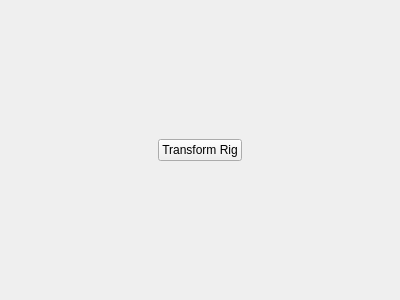
<?xml version="1.0" encoding="UTF-8"?>
<ui version="4.0">
 <class>Form</class>
 <widget class="QWidget" name="Form">
  <property name="geometry">
   <rect>
    <x>0</x>
    <y>0</y>
    <width>400</width>
    <height>300</height>
   </rect>
  </property>
  <property name="windowTitle">
   <string>Form</string>
  </property>
  <layout class="QHBoxLayout" name="horizontalLayout">
   <item>
    <spacer name="horizontalSpacer">
     <property name="orientation">
      <enum>Qt::Horizontal</enum>
     </property>
     <property name="sizeHint" stdset="0">
      <size>
       <width>40</width>
       <height>20</height>
      </size>
     </property>
    </spacer>
   </item>
   <item>
    <widget class="QPushButton" name="TransformRig_btn">
     <property name="text">
      <string>Transform Rig</string>
     </property>
    </widget>
   </item>
   <item>
    <spacer name="horizontalSpacer_2">
     <property name="orientation">
      <enum>Qt::Horizontal</enum>
     </property>
     <property name="sizeHint" stdset="0">
      <size>
       <width>40</width>
       <height>20</height>
      </size>
     </property>
    </spacer>
   </item>
  </layout>
 </widget>
 <resources/>
 <connections/>
</ui>
